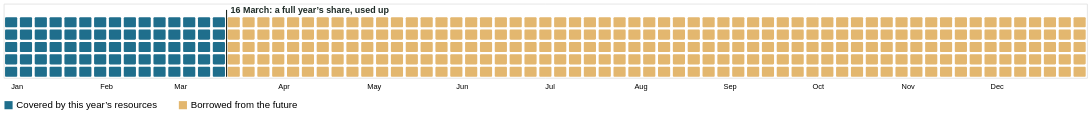

Vega-Lite specification for this chart:
### Vega-Lite specification from a JSON file in a GitHub repository (floating-point values rounded to 4 significant figures)
{"$schema": "https://vega.github.io/schema/vega-lite/v5.json", "description": "Hero: the 365 days of 2026 as a grid of 73 columns x 5 rows, filled day by day. The first 75 days (up to Australia's Overshoot Day, 16 March) are teal; the rest of the year is 'borrowed'. Annotated at 16 March.", "width": "container", "height": 100, "data": {"sequence": {"start": 1, "stop": 366, "as": "day"}}, "transform": [{"calculate": "datetime(2026, 0, datum.day)", "as": "date"}, {"calculate": "floor((datum.day - 1) / 5)", "as": "col"}, {"calculate": "(datum.day - 1) % 5", "as": "row"}, {"calculate": "datum.day <= 75 ? 'Covered by this year’s resources' : 'Borrowed from the future'", "as": "status"}], "encoding": {"x": {"field": "col", "type": "ordinal", "title": null, "scale": {"paddingInner": 0.18}, "axis": {"orient": "bottom", "domain": false, "ticks": false, "labelPadding": 6, "labelAngle": 0, "labelAlign": "left", "labelExpr": "date(datetime(2026, 0, datum.value * 5 + 1)) == 1 ? timeFormat(datetime(2026, 0, datum.value * 5 + 1), '%b') : month(datetime(2026, 0, datum.value * 5 + 5)) != month(datetime(2026, 0, datum.value * 5 + 1)) ? timeFormat(datetime(2026, 0, datum.value * 5 + 5), '%b') : ''"}}, "y": {"field": "row", "type": "ordinal", "axis": null, "scale": {"domain": [-1, 0, 1, 2, 3, 4], "paddingInner": 0.18}}}, "layer": [{"mark": {"type": "rect", "cornerRadius": 1.5}, "encoding": {"color": {"field": "status", "type": "nominal", "title": null, "scale": {"domain": ["Covered by this year’s resources", "Borrowed from the future"], "range": ["#1F6E8C", "#E3B76F"]}, "legend": {"orient": "bottom", "direction": "horizontal", "symbolType": "square", "symbolSize": 120, "labelFontSize": 13, "labelLimit": 0, "columnPadding": 28, "offset": 14}}, "tooltip": [{"field": "date", "type": "temporal", "title": "Date", "format": "%-d %B"}, {"field": "status", "title": "Status"}]}}, {"data": {"values": [{"col": 15, "row": -1, "t": "16 March: a full year’s share, used up"}]}, "layer": [{"mark": {"type": "rule", "color": "#1E2B26", "strokeWidth": 1.5, "xOffset": -1.5}, "encoding": {"x": {"field": "col", "type": "ordinal", "bandPosition": 0}, "y": {"datum": -1}, "y2": {"datum": 4, "bandPosition": 1}}}, {"mark": {"type": "text", "align": "left", "baseline": "middle", "dx": 4, "fontSize": 12, "fontWeight": 700, "color": "#1E2B26"}, "encoding": {"x": {"field": "col", "type": "ordinal", "bandPosition": 0}, "y": {"field": "row", "type": "ordinal"}, "text": {"field": "t"}}}]}]}
